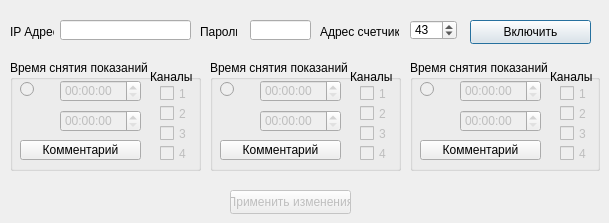
      <widget class="QWidget" name="tab">
       <attribute name="title">
        <string>Коммерческий счетчик</string>
       </attribute>
       <attribute name="toolTip">
        <string>Находится в БУУРГ</string>
       </attribute>
       <widget class="QGroupBox" name="groupBox_1_1">
        <property name="geometry">
         <rect>
          <x>10</x>
          <y>60</y>
          <width>191</width>
          <height>111</height>
         </rect>
        </property>
        <property name="title">
         <string>Время снятия показаний</string>
        </property>
        <widget class="QTimeEdit" name="timeEdit_1_1">
         <property name="enabled">
          <bool>false</bool>
         </property>
         <property name="geometry">
          <rect>
           <x>50</x>
           <y>20</y>
           <width>81</width>
           <height>22</height>
          </rect>
         </property>
         <property name="toolTip">
          <string>&lt;html&gt;&lt;head/&gt;&lt;body&gt;&lt;p&gt;Установка времени считывания показаний №1.  Время на счетчике может отставать от реального, по этому данное значение будет смещаться на время отставания.&lt;/p&gt;&lt;/body&gt;&lt;/html&gt;</string>
         </property>
        </widget>
        <widget class="QRadioButton" name="timeRadioButton_1_1">
         <property name="enabled">
          <bool>false</bool>
         </property>
         <property name="geometry">
          <rect>
           <x>10</x>
           <y>20</y>
           <width>31</width>
           <height>19</height>
          </rect>
         </property>
         <property name="toolTip">
          <string>&lt;html&gt;&lt;head/&gt;&lt;body&gt;&lt;p&gt;Нажмите чобы включить снятие показаний в заданное время.&lt;/p&gt;&lt;/body&gt;&lt;/html&gt;</string>
         </property>
         <property name="text">
          <string/>
         </property>
        </widget>
        <widget class="QTimeEdit" name="timeOriginEdit_1_1">
         <property name="enabled">
          <bool>false</bool>
         </property>
         <property name="geometry">
          <rect>
           <x>50</x>
           <y>50</y>
           <width>81</width>
           <height>22</height>
          </rect>
         </property>
         <property name="toolTip">
          <string>&lt;html&gt;&lt;head/&gt;&lt;body&gt;&lt;p&gt;Изначальная установка времени считывания показаний №1.&lt;/p&gt;&lt;/body&gt;&lt;/html&gt;</string>
         </property>
        </widget>
        <widget class="QPushButton" name="commentButton_1_1">
         <property name="geometry">
          <rect>
           <x>10</x>
           <y>80</y>
           <width>121</width>
           <height>20</height>
          </rect>
         </property>
         <property name="toolTip">
          <string>&lt;html&gt;&lt;head/&gt;&lt;body&gt;&lt;p&gt;Комментарий снятия показаний. Будет отображатся в окне отчета.&lt;/p&gt;&lt;/body&gt;&lt;/html&gt;</string>
         </property>
         <property name="text">
          <string>Комментарий</string>
         </property>
        </widget>
        <widget class="QCheckBox" name="channelCheckBox_1_1_1">
         <property name="enabled">
          <bool>false</bool>
         </property>
         <property name="geometry">
          <rect>
           <x>150</x>
           <y>24</y>
           <width>31</width>
           <height>19</height>
          </rect>
         </property>
         <property name="text">
          <string>1</string>
         </property>
        </widget>
        <widget class="QCheckBox" name="channelCheckBox_2_1_1">
         <property name="enabled">
          <bool>false</bool>
         </property>
         <property name="geometry">
          <rect>
           <x>150</x>
           <y>44</y>
           <width>31</width>
           <height>19</height>
          </rect>
         </property>
         <property name="text">
          <string>2</string>
         </property>
        </widget>
        <widget class="QCheckBox" name="channelCheckBox_3_1_1">
         <property name="enabled">
          <bool>false</bool>
         </property>
         <property name="geometry">
          <rect>
           <x>150</x>
           <y>64</y>
           <width>31</width>
           <height>19</height>
          </rect>
         </property>
         <property name="text">
          <string>3</string>
         </property>
        </widget>
        <widget class="QCheckBox" name="channelCheckBox_4_1_1">
         <property name="enabled">
          <bool>false</bool>
         </property>
         <property name="geometry">
          <rect>
           <x>150</x>
           <y>84</y>
           <width>31</width>
           <height>19</height>
          </rect>
         </property>
         <property name="text">
          <string>4</string>
         </property>
        </widget>
        <widget class="QLabel" name="label_5">
         <property name="geometry">
          <rect>
           <x>140</x>
           <y>10</y>
           <width>47</width>
           <height>14</height>
          </rect>
         </property>
         <property name="text">
          <string>Каналы</string>
         </property>
        </widget>
       </widget>
       <widget class="QLineEdit" name="hostEdit_1">
        <property name="geometry">
         <rect>
          <x>60</x>
          <y>20</y>
          <width>131</width>
          <height>20</height>
         </rect>
        </property>
        <property name="sizePolicy">
         <sizepolicy hsizetype="Preferred" vsizetype="Fixed">
          <horstretch>0</horstretch>
          <verstretch>0</verstretch>
         </sizepolicy>
        </property>
       </widget>
       <widget class="QLabel" name="label_2">
        <property name="geometry">
         <rect>
          <x>10</x>
          <y>20</y>
          <width>44</width>
          <height>24</height>
         </rect>
        </property>
        <property name="sizePolicy">
         <sizepolicy hsizetype="Maximum" vsizetype="Preferred">
          <horstretch>0</horstretch>
          <verstretch>0</verstretch>
         </sizepolicy>
        </property>
        <property name="text">
         <string>IP Адрес</string>
        </property>
       </widget>
       <widget class="QLineEdit" name="passEdit_1">
        <property name="geometry">
         <rect>
          <x>250</x>
          <y>20</y>
          <width>61</width>
          <height>20</height>
         </rect>
        </property>
        <property name="toolTip">
         <string>&lt;html&gt;&lt;head/&gt;&lt;body&gt;&lt;p&gt;Пароль счетчика.&lt;/p&gt;&lt;/body&gt;&lt;/html&gt;</string>
        </property>
        <property name="maxLength">
         <number>4</number>
        </property>
       </widget>
       <widget class="QLabel" name="label">
        <property name="geometry">
         <rect>
          <x>200</x>
          <y>20</y>
          <width>37</width>
          <height>24</height>
         </rect>
        </property>
        <property name="text">
         <string>Пароль</string>
        </property>
       </widget>
       <widget class="QLabel" name="label_27">
        <property name="geometry">
         <rect>
          <x>320</x>
          <y>20</y>
          <width>79</width>
          <height>24</height>
         </rect>
        </property>
        <property name="sizePolicy">
         <sizepolicy hsizetype="Maximum" vsizetype="Preferred">
          <horstretch>0</horstretch>
          <verstretch>0</verstretch>
         </sizepolicy>
        </property>
        <property name="text">
         <string>Адрес счетчика</string>
        </property>
       </widget>
       <widget class="QSpinBox" name="devAddressEdit_1">
        <property name="geometry">
         <rect>
          <x>410</x>
          <y>20</y>
          <width>47</width>
          <height>20</height>
         </rect>
        </property>
        <property name="sizePolicy">
         <sizepolicy hsizetype="Maximum" vsizetype="Fixed">
          <horstretch>0</horstretch>
          <verstretch>0</verstretch>
         </sizepolicy>
        </property>
        <property name="toolTip">
         <string>&lt;html&gt;&lt;head/&gt;&lt;body&gt;&lt;p&gt;Адрес счетчика в сети Modbus.&lt;/p&gt;&lt;/body&gt;&lt;/html&gt;</string>
        </property>
        <property name="minimum">
         <number>1</number>
        </property>
        <property name="maximum">
         <number>247</number>
        </property>
        <property name="value">
         <number>43</number>
        </property>
       </widget>
       <widget class="QPushButton" name="turnOnButton_1">
        <property name="geometry">
         <rect>
          <x>470</x>
          <y>20</y>
          <width>121</width>
          <height>24</height>
         </rect>
        </property>
        <property name="sizePolicy">
         <sizepolicy hsizetype="Maximum" vsizetype="Fixed">
          <horstretch>0</horstretch>
          <verstretch>0</verstretch>
         </sizepolicy>
        </property>
        <property name="toolTip">
         <string>&lt;html&gt;&lt;head/&gt;&lt;body&gt;&lt;p&gt;Включение/выключение счетчика коммерческого учета.&lt;/p&gt;&lt;/body&gt;&lt;/html&gt;</string>
        </property>
        <property name="text">
         <string>Включить</string>
        </property>
        <property name="checkable">
         <bool>false</bool>
        </property>
        <property name="autoDefault">
         <bool>false</bool>
        </property>
        <property name="default">
         <bool>true</bool>
        </property>
       </widget>
       <widget class="QGroupBox" name="groupBox_2_1">
        <property name="geometry">
         <rect>
          <x>210</x>
          <y>60</y>
          <width>191</width>
          <height>111</height>
         </rect>
        </property>
        <property name="title">
         <string>Время снятия показаний</string>
        </property>
        <widget class="QTimeEdit" name="timeEdit_2_1">
         <property name="enabled">
          <bool>false</bool>
         </property>
         <property name="geometry">
          <rect>
           <x>50</x>
           <y>20</y>
           <width>81</width>
           <height>22</height>
          </rect>
         </property>
         <property name="toolTip">
          <string>&lt;html&gt;&lt;head/&gt;&lt;body&gt;&lt;p&gt;Установка времени считывания показаний №2. Время на счетчике может отставать от реального, по этому данное значение будет смещаться на время отставания.&lt;/p&gt;&lt;/body&gt;&lt;/html&gt;</string>
         </property>
        </widget>
        <widget class="QRadioButton" name="timeRadioButton_2_1">
         <property name="enabled">
          <bool>false</bool>
         </property>
         <property name="geometry">
          <rect>
           <x>10</x>
           <y>20</y>
           <width>21</width>
           <height>19</height>
          </rect>
         </property>
         <property name="toolTip">
          <string>&lt;html&gt;&lt;head/&gt;&lt;body&gt;&lt;p&gt;Нажмите чобы включить снятие показаний в заданное время.&lt;/p&gt;&lt;p&gt;&lt;br/&gt;&lt;/p&gt;&lt;/body&gt;&lt;/html&gt;</string>
         </property>
         <property name="text">
          <string/>
         </property>
        </widget>
        <widget class="QTimeEdit" name="timeOriginEdit_2_1">
         <property name="enabled">
          <bool>false</bool>
         </property>
         <property name="geometry">
          <rect>
           <x>50</x>
           <y>50</y>
           <width>81</width>
           <height>22</height>
          </rect>
         </property>
         <property name="toolTip">
          <string>&lt;html&gt;&lt;head/&gt;&lt;body&gt;&lt;p&gt;Изначальная установка времени считывания показаний №2.&lt;/p&gt;&lt;/body&gt;&lt;/html&gt;</string>
         </property>
        </widget>
        <widget class="QPushButton" name="commentButton_2_1">
         <property name="geometry">
          <rect>
           <x>10</x>
           <y>80</y>
           <width>121</width>
           <height>20</height>
          </rect>
         </property>
         <property name="toolTip">
          <string>&lt;html&gt;&lt;head/&gt;&lt;body&gt;&lt;p&gt;Комментарий снятия показаний. Будет отображатся в окне отчета.&lt;/p&gt;&lt;/body&gt;&lt;/html&gt;</string>
         </property>
         <property name="text">
          <string>Комментарий</string>
         </property>
        </widget>
        <widget class="QCheckBox" name="channelCheckBox_2_2_1">
         <property name="enabled">
          <bool>false</bool>
         </property>
         <property name="geometry">
          <rect>
           <x>150</x>
           <y>44</y>
           <width>31</width>
           <height>19</height>
          </rect>
         </property>
         <property name="text">
          <string>2</string>
         </property>
        </widget>
        <widget class="QLabel" name="label_6">
         <property name="geometry">
          <rect>
           <x>140</x>
           <y>10</y>
           <width>47</width>
           <height>14</height>
          </rect>
         </property>
         <property name="text">
          <string>Каналы</string>
         </property>
        </widget>
        <widget class="QCheckBox" name="channelCheckBox_1_2_1">
         <property name="enabled">
          <bool>false</bool>
         </property>
         <property name="geometry">
          <rect>
           <x>150</x>
           <y>24</y>
           <width>31</width>
           <height>19</height>
          </rect>
         </property>
         <property name="text">
          <string>1</string>
         </property>
        </widget>
        <widget class="QCheckBox" name="channelCheckBox_4_2_1">
         <property name="enabled">
          <bool>false</bool>
         </property>
         <property name="geometry">
          <rect>
           <x>150</x>
           <y>84</y>
           <width>31</width>
           <height>19</height>
          </rect>
         </property>
         <property name="text">
          <string>4</string>
         </property>
        </widget>
        <widget class="QCheckBox" name="channelCheckBox_3_2_1">
         <property name="enabled">
          <bool>false</bool>
         </property>
         <property name="geometry">
          <rect>
           <x>150</x>
           <y>64</y>
           <width>31</width>
           <height>19</height>
          </rect>
         </property>
         <property name="text">
          <string>3</string>
         </property>
        </widget>
       </widget>
       <widget class="QGroupBox" name="groupBox_3_1">
        <property name="geometry">
         <rect>
          <x>410</x>
          <y>60</y>
          <width>190</width>
          <height>111</height>
         </rect>
        </property>
        <property name="title">
         <string>Время снятия показаний</string>
        </property>
        <widget class="QTimeEdit" name="timeEdit_3_1">
         <property name="enabled">
          <bool>false</bool>
         </property>
         <property name="geometry">
          <rect>
           <x>50</x>
           <y>20</y>
           <width>81</width>
           <height>22</height>
          </rect>
         </property>
         <property name="toolTip">
          <string>&lt;html&gt;&lt;head/&gt;&lt;body&gt;&lt;p&gt;Установка времени считывания показаний №3. Время на счетчике может отставать от реального, по этому данное значение будет смещаться на время отставания.&lt;/p&gt;&lt;/body&gt;&lt;/html&gt;</string>
         </property>
        </widget>
        <widget class="QRadioButton" name="timeRadioButton_3_1">
         <property name="enabled">
          <bool>false</bool>
         </property>
         <property name="geometry">
          <rect>
           <x>10</x>
           <y>20</y>
           <width>31</width>
           <height>19</height>
          </rect>
         </property>
         <property name="toolTip">
          <string>&lt;html&gt;&lt;head/&gt;&lt;body&gt;&lt;p&gt;Нажмите чобы включить снятие показаний в заданное время.&lt;/p&gt;&lt;/body&gt;&lt;/html&gt;</string>
         </property>
         <property name="text">
          <string/>
         </property>
        </widget>
        <widget class="QTimeEdit" name="timeOriginEdit_3_1">
         <property name="enabled">
          <bool>false</bool>
         </property>
         <property name="geometry">
          <rect>
           <x>50</x>
           <y>50</y>
           <width>81</width>
           <height>22</height>
          </rect>
         </property>
         <property name="toolTip">
          <string>&lt;html&gt;&lt;head/&gt;&lt;body&gt;&lt;p&gt;Изначальная установка времени считывания показаний №3.&lt;/p&gt;&lt;/body&gt;&lt;/html&gt;</string>
         </property>
        </widget>
        <widget class="QPushButton" name="commentButton_3_1">
         <property name="geometry">
          <rect>
           <x>10</x>
           <y>80</y>
           <width>121</width>
           <height>20</height>
          </rect>
         </property>
         <property name="toolTip">
          <string>&lt;html&gt;&lt;head/&gt;&lt;body&gt;&lt;p&gt;Комментарий снятия показаний. Будет отображатся в окне отчета.&lt;/p&gt;&lt;/body&gt;&lt;/html&gt;</string>
         </property>
         <property name="text">
          <string>Комментарий</string>
         </property>
        </widget>
        <widget class="QCheckBox" name="channelCheckBox_2_3_1">
         <property name="enabled">
          <bool>false</bool>
         </property>
         <property name="geometry">
          <rect>
           <x>150</x>
           <y>44</y>
           <width>31</width>
           <height>19</height>
          </rect>
         </property>
         <property name="text">
          <string>2</string>
         </property>
        </widget>
        <widget class="QLabel" name="label_7">
         <property name="geometry">
          <rect>
           <x>140</x>
           <y>10</y>
           <width>47</width>
           <height>14</height>
          </rect>
         </property>
         <property name="text">
          <string>Каналы</string>
         </property>
        </widget>
        <widget class="QCheckBox" name="channelCheckBox_1_3_1">
         <property name="enabled">
          <bool>false</bool>
         </property>
         <property name="geometry">
          <rect>
           <x>150</x>
           <y>24</y>
           <width>31</width>
           <height>19</height>
          </rect>
         </property>
         <property name="text">
          <string>1</string>
         </property>
        </widget>
        <widget class="QCheckBox" name="channelCheckBox_4_3_1">
         <property name="enabled">
          <bool>false</bool>
         </property>
         <property name="geometry">
          <rect>
           <x>150</x>
           <y>84</y>
           <width>31</width>
           <height>19</height>
          </rect>
         </property>
         <property name="text">
          <string>4</string>
         </property>
        </widget>
        <widget class="QCheckBox" name="channelCheckBox_3_3_1">
         <property name="enabled">
          <bool>false</bool>
         </property>
         <property name="geometry">
          <rect>
           <x>150</x>
           <y>64</y>
           <width>31</width>
           <height>19</height>
          </rect>
         </property>
         <property name="text">
          <string>3</string>
         </property>
        </widget>
       </widget>
       <widget class="QPushButton" name="changeButton_1">
        <property name="enabled">
         <bool>false</bool>
        </property>
        <property name="geometry">
         <rect>
          <x>230</x>
          <y>190</y>
          <width>121</width>
          <height>24</height>
         </rect>
        </property>
        <property name="toolTip">
         <string>&lt;html&gt;&lt;head/&gt;&lt;body&gt;&lt;p&gt;Применить изменения времени снятия показаний счетчика коммерческого учета.&lt;/p&gt;&lt;/body&gt;&lt;/html&gt;</string>
        </property>
        <property name="text">
         <string>Применить изменения</string>
        </property>
       </widget>
      </widget>
